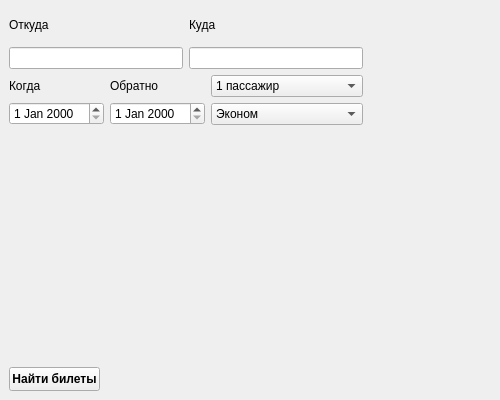
<?xml version="1.0" encoding="UTF-8"?>
<ui version="4.0">
 <class>MainWindow</class>
 <widget class="QMainWindow" name="MainWindow">
  <property name="geometry">
   <rect>
    <x>0</x>
    <y>0</y>
    <width>500</width>
    <height>400</height>
   </rect>
  </property>
  <property name="minimumSize">
   <size>
    <width>500</width>
    <height>400</height>
   </size>
  </property>
  <property name="maximumSize">
   <size>
    <width>1920</width>
    <height>1080</height>
   </size>
  </property>
  <property name="mouseTracking">
   <bool>true</bool>
  </property>
  <property name="windowTitle">
   <string>AnAvia</string>
  </property>
  <property name="styleSheet">
   <string notr="true">backgroundcolor:qlineargradient(spread:pad, x1:1, y1:1, x2:0, y2:0,stop:0 rgba(81,0, 135, 255), stop:0.427447 rgba(41, 61, 132, 235), stop:1 rgba(155, 79, 165, 255));
</string>
  </property>
  <widget class="QWidget" name="centralwidget">
   <widget class="QPushButton" name="pushButton">
    <property name="geometry">
     <rect>
      <x>9</x>
      <y>367</y>
      <width>91</width>
      <height>24</height>
     </rect>
    </property>
    <property name="font">
     <font>
      <bold>true</bold>
     </font>
    </property>
    <property name="text">
     <string>Найти билеты</string>
    </property>
   </widget>
   <widget class="QWidget" name="">
    <property name="geometry">
     <rect>
      <x>9</x>
      <y>9</y>
      <width>354</width>
      <height>116</height>
     </rect>
    </property>
    <layout class="QVBoxLayout" name="verticalLayout_4">
     <item>
      <layout class="QVBoxLayout" name="verticalLayout">
       <item>
        <layout class="QHBoxLayout" name="horizontalLayout">
         <item>
          <widget class="QLabel" name="label_2">
           <property name="text">
            <string>Откуда</string>
           </property>
          </widget>
         </item>
         <item>
          <widget class="QLabel" name="label_3">
           <property name="text">
            <string>Куда</string>
           </property>
          </widget>
         </item>
        </layout>
       </item>
       <item>
        <layout class="QHBoxLayout" name="horizontalLayout_2">
         <item>
          <widget class="QLineEdit" name="lineEdit"/>
         </item>
         <item>
          <widget class="QLineEdit" name="lineEdit_2">
           <property name="text">
            <string/>
           </property>
          </widget>
         </item>
        </layout>
       </item>
      </layout>
     </item>
     <item>
      <layout class="QHBoxLayout" name="horizontalLayout_5">
       <item>
        <layout class="QVBoxLayout" name="verticalLayout_2">
         <item>
          <layout class="QHBoxLayout" name="horizontalLayout_3">
           <item>
            <widget class="QLabel" name="label_4">
             <property name="text">
              <string>Когда</string>
             </property>
            </widget>
           </item>
           <item>
            <widget class="QLabel" name="label_5">
             <property name="text">
              <string>Обратно</string>
             </property>
            </widget>
           </item>
          </layout>
         </item>
         <item>
          <layout class="QHBoxLayout" name="horizontalLayout_4">
           <item>
            <widget class="QDateEdit" name="dateEdit"/>
           </item>
           <item>
            <widget class="QDateEdit" name="dateEdit_2"/>
           </item>
          </layout>
         </item>
        </layout>
       </item>
       <item>
        <layout class="QVBoxLayout" name="verticalLayout_3">
         <item>
          <widget class="QComboBox" name="comboBox">
           <item>
            <property name="text">
             <string>1 пассажир</string>
            </property>
           </item>
           <item>
            <property name="text">
             <string>2 пассажира</string>
            </property>
           </item>
           <item>
            <property name="text">
             <string>3 пассажира</string>
            </property>
           </item>
           <item>
            <property name="text">
             <string>4 пассажира</string>
            </property>
           </item>
           <item>
            <property name="text">
             <string>5 пассажиров</string>
            </property>
           </item>
          </widget>
         </item>
         <item>
          <widget class="QComboBox" name="comboBox_2">
           <item>
            <property name="text">
             <string>Эконом</string>
            </property>
           </item>
           <item>
            <property name="text">
             <string>Комфорт</string>
            </property>
           </item>
           <item>
            <property name="text">
             <string>Бизнес</string>
            </property>
           </item>
           <item>
            <property name="text">
             <string>Первый класс</string>
            </property>
           </item>
          </widget>
         </item>
        </layout>
       </item>
      </layout>
     </item>
    </layout>
   </widget>
  </widget>
 </widget>
 <resources/>
 <connections/>
</ui>
